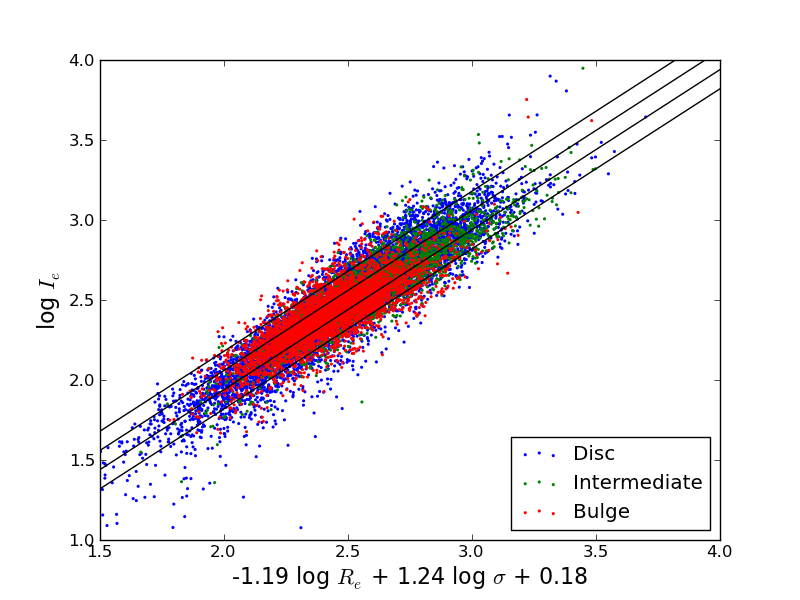

Python code for this plot:

import matplotlib.pyplot as plt
import scipy as scipy
import numpy as np
import csv

# import the data from csv files

FP = csv.reader(open("/home/ant/Research/fp_proj/data/Quiescents_FP.csv"))
EW = csv.reader(open("/home/ant/Research/fp_proj/data/Quiescents_EW.csv"))
ID = csv.reader(open("/home/ant/Research/fp_proj/data/Quiescents_ID.csv"))
AB = csv.reader(open("/home/ant/Research/fp_proj/data/Quiescents_AB.csv"))
Luc = csv.reader(open("/home/ant/Research/fp_proj/data/Quiescents_Luc.csv"))
petro = csv.reader(open("/home/ant/Research/fp_proj/data/Quiescents_petro.csv"))
petro_phy = csv.reader(open("/home/ant/Research/fp_proj/data/Quiescents_petro_phy.csv"))
morph = csv.reader(open("/home/ant/Research/fp_proj/data/Quiescents_morph.csv"))

# put the data into seperate tuples

Re, Re_err, Ie, Ie_err, Vdisp, Vdisp_err = zip(*FP)
EW_Halpha, EW_Halpha_err, EW_OII, EW_OII_err = zip(*EW)
RA, Dec, plate, MJD, fiber = zip(*ID)
AB_deV, AB_deV_err = zip(*AB)
BT, s2 = zip(*Luc)
R50, R90, cons = zip(*petro)
r50_phy, r90_phy = zip(*petro_phy)
Sersic_n, fracDeV = zip(*morph)

# put the data into seperate arrays

Re = np.array(Re, dtype='float')
Re_err = np.array(Re_err, dtype='float')
Ie = np.array(Ie, dtype='float')
Ie_err = np.array(Ie_err, dtype='float')
Vdisp = np.array(Vdisp, dtype='float')
Vdisp_err = np.array(Vdisp_err, dtype='float')

EW_Halpha = np.array(EW_Halpha, dtype='float')
EW_Halpha_err = np.array(EW_Halpha_err, dtype='float')
EW_OII = np.array(EW_OII, dtype='float')
EW_OII_err = np.array(EW_OII_err, dtype='float')
'''
RA = np.array(RA, dtype='float')
Dec = np.array(Dec, dtype='float')
plate = np.array(plate, dtype='float')
MJD = np.array(MJD, dtype='float')
fiber = np.array(fiber, dtype='float')
'''
AB_deV = np.array(AB_deV, dtype='float')
AB_deV_err = np.array(AB_deV_err, dtype='float')

BT = np.array(BT, dtype='float')
s2 = np.array(s2, dtype='float')

R50 = np.array(R50, dtype='float')
R90 = np.array(R90, dtype='float')
cons = np.array(cons, dtype='float')

r50_phy = np.array(r50_phy, dtype='float')
r90_phy = np.array(r90_phy, dtype='float')

Sersic_n = np.array(Sersic_n, dtype='float')
fracDeV = np.array(fracDeV, dtype='float')

Index = np.arange(len(RA))

# Now get a best fit plane of logIe vs. logRe & logVdisp

from scipy import optimize

logVdisp = np.log10(Vdisp)
logRe = np.log10(Re)
logIe = np.log10(Ie)
logIe_err = Ie_err / Ie

fitfunc = lambda p, x1, x2: p[0] + p[1]*x1 + p[2]*x2
errfunc = lambda p, x1, x2, y, err: (y - fitfunc(p,x1,x2))/err

guess = [1.0, -1.0, -1.0]

out = optimize.leastsq(errfunc, guess, args=(logRe, logVdisp, logIe, logIe_err), full_output = 1)

coeff = out[0]
covar = out[1]

print "Plane of best fit:   log(Ie) = {0} log(Re) + {1} log(Vdisp) + {2}".format(round(coeff[1],2),round(coeff[2],2),round(coeff[0],2))

# get a line of best fit

best_fit = coeff[0] + coeff[1]*logRe + coeff[2]*logVdisp

xR_range = max(logRe) - min(logRe)
xV_range = max(logVdisp) - min(logVdisp)

xR_step = 0.1
xV_step = xR_step/(xR_range/xV_range)

xR = np.arange(min(logRe),max(logRe),xR_step)
xV = np.arange(min(logVdisp),max(logVdisp),xV_step)

best_fit_line = coeff[0] + coeff[1]*xR + coeff[2]*xV

# from now on logIe ---> Ie,  logRe ---> Re,   logVdisp ---> Vdisp


A = BT

not_B = np.where(A <= 0.5)[0]
B_Index = np.delete(Index, not_B)
B = np.delete(s2, not_B)
B_AB_deV = np.delete(AB_deV, not_B)
B_cons = np.delete(cons, not_B)

not_K = np.where(B > 0.08)[0]
K_Index = np.delete(B_Index, not_K)
K = np.delete(B_AB_deV, not_K)
KB_cons = np.delete(B_cons, not_K)

not_D = np.where(K <= 0.65)[0]
D_Index = np.delete(K_Index, not_D)
D = np.delete(KB_cons, not_D)

not_Bulge = np.where(D <= 2.9)[0]
Bulge = np.delete(D_Index, not_Bulge)  # Indecies of Bulge Galaxies

dummy_K = (K > 0.45) & (K <= 0.65)
Int_K = K_Index[np.where(dummy_K)]

Int_D = D_Index[np.where(D <= 2.29)]

Intermediate = np.concatenate([Int_K, Int_D]) # Indecies of Intermediate Galaxies

Disc = np.delete(Index, np.concatenate([Bulge,Intermediate]))  # Indecies of Disc Galaxies

not_Disc = np.delete(Index, Disc)
s2_Disc = np.delete(s2, not_Disc)

Unsmooth_Disc = Disc[np.where(s2_Disc > 0.08)[0]] # Indecies of Unsmooth_Disc Galaxies

Smooth_Disc = Disc[np.where(s2_Disc <= 0.08)[0]] # Indecies of Smooth_Disc Galaxies
'''
loc_disc = np.array([RA[Disc],DEC[Disc]]).T
loc_int = np.array([RA[Intermediate],DEC[Intermediate]]).T
loc_bulge = np.array([RA[Bulge],DEC[Bulge]]).T

np.savetxt('loc_Jdisc.dat',loc_disc,fmt='%10.6f')
np.savetxt('loc_Jintermediat.dat',loc_int,fmt='%10.6f')
np.savetxt('loc_Jbulge.dat',loc_bulge,fmt='%10.6f')
'''
# Get FP parameters for each morphological type

Re_disc = np.delete(logRe, np.concatenate([Bulge,Intermediate]))
Re_int = np.delete(logRe, np.concatenate([Bulge,Disc]))
Re_bulge = np.delete(logRe, np.concatenate([Intermediate,Disc]))

Ie_disc = np.delete(logIe, np.concatenate([Bulge,Intermediate]))
Ie_int = np.delete(logIe, np.concatenate([Bulge,Disc]))
Ie_bulge = np.delete(logIe, np.concatenate([Intermediate,Disc]))

Vdisp_disc = np.delete(logVdisp, np.concatenate([Bulge,Intermediate]))
Vdisp_int = np.delete(logVdisp, np.concatenate([Bulge,Disc]))
Vdisp_bulge = np.delete(logVdisp, np.concatenate([Intermediate,Disc]))

best_fit_disc = np.delete(best_fit, np.concatenate([Bulge,Intermediate]))
best_fit_int = np.delete(best_fit, np.concatenate([Bulge,Disc]))
best_fit_bulge = np.delete(best_fit, np.concatenate([Intermediate,Disc]))

# Split each morph type into low, mid and high SB. call them a, b, and c respectively

# disc

Delta_Ie_disc = Ie_disc - best_fit_disc

a_cuts = (Delta_Ie_disc >= -0.06) | (Delta_Ie_disc <= -0.18)
not_a = np.where(a_cuts)[0]
a_Ie_disc = np.delete(Ie_disc, not_a)
a_Re_disc = np.delete(Re_disc, not_a)
a_Vdisp_disc = np.delete(Vdisp_disc, not_a)
a_plate = np.delete(plate, not_a)
a_MJD = np.delete(MJD, not_a)
a_fiber = np.delete(fiber, not_a)
a_Index = np.delete(Index, not_a)

b_cuts = (Delta_Ie_disc < -0.06) | (Delta_Ie_disc > 0.06)
not_b = np.where(b_cuts)[0]
b_Ie_disc = np.delete(Ie_disc, not_b)
b_Re_disc = np.delete(Re_disc, not_b)
b_Vdisp_disc = np.delete(Vdisp_disc, not_b)
b_plate = np.delete(plate, not_b)
b_MJD = np.delete(MJD, not_b)
b_fiber = np.delete(fiber, not_b)
b_Index = np.delete(Index, not_b)

c_cuts = (Delta_Ie_disc <= 0.06) | (Delta_Ie_disc >= 0.18)
not_c = np.where(c_cuts)[0]
c_Ie_disc = np.delete(Ie_disc, not_c)
c_Re_disc = np.delete(Re_disc, not_c)
c_Vdisp_disc = np.delete(Vdisp_disc, not_c)
c_plate = np.delete(plate, not_c)
c_MJD = np.delete(MJD, not_c)
c_fiber = np.delete(fiber, not_c)
c_Index = np.delete(Index, not_c)

# intermediate

Delta_Ie_int = Ie_int - best_fit_int

a_cuts = (Delta_Ie_int >= -0.06) | (Delta_Ie_int <= -0.18)
not_a = np.where(a_cuts)[0]
a_Ie_int = np.delete(Ie_int, not_a)
a_Re_int = np.delete(Re_int, not_a)
a_Vdisp_int = np.delete(Vdisp_int, not_a)
a_plate = np.delete(plate, not_a)
a_MJD = np.delete(MJD, not_a)
a_fiber = np.delete(fiber, not_a)
a_Index = np.delete(Index, not_a)

b_cuts = (Delta_Ie_int < -0.06) | (Delta_Ie_int > 0.06)
not_b = np.where(b_cuts)[0]
b_Ie_int = np.delete(Ie_int, not_b)
b_Re_int = np.delete(Re_int, not_b)
b_Vdisp_int = np.delete(Vdisp_int, not_b)
b_plate = np.delete(plate, not_b)
b_MJD = np.delete(MJD, not_b)
b_fiber = np.delete(fiber, not_b)
b_Index = np.delete(Index, not_b)

c_cuts = (Delta_Ie_int <= 0.06) | (Delta_Ie_int >= 0.18)
not_c = np.where(c_cuts)[0]
c_Ie_int = np.delete(Ie_int, not_c)
c_Re_int = np.delete(Re_int, not_c)
c_Vdisp_int = np.delete(Vdisp_int, not_c)
c_plate = np.delete(plate, not_c)
c_MJD = np.delete(MJD, not_c)
c_fiber = np.delete(fiber, not_c)
c_Index = np.delete(Index, not_c)

# bulge

Delta_Ie_bulge = Ie_bulge - best_fit_bulge

a_cuts = (Delta_Ie_bulge >= -0.06) | (Delta_Ie_bulge <= -0.18)
not_a = np.where(a_cuts)[0]
a_Ie_bulge = np.delete(Ie_bulge, not_a)
a_Re_bulge = np.delete(Re_bulge, not_a)
a_Vdisp_bulge = np.delete(Vdisp_bulge, not_a)
a_plate = np.delete(plate, not_a)
a_MJD = np.delete(MJD, not_a)
a_fiber = np.delete(fiber, not_a)
a_Index = np.delete(Index, not_a)

b_cuts = (Delta_Ie_bulge < -0.06) | (Delta_Ie_bulge > 0.06)
not_b = np.where(b_cuts)[0]
b_Ie_bulge = np.delete(Ie_bulge, not_b)
b_Re_bulge = np.delete(Re_bulge, not_b)
b_Vdisp_bulge = np.delete(Vdisp_bulge, not_b)
b_plate = np.delete(plate, not_b)
b_MJD = np.delete(MJD, not_b)
b_fiber = np.delete(fiber, not_b)
b_Index = np.delete(Index, not_b)

c_cuts = (Delta_Ie_bulge <= 0.06) | (Delta_Ie_bulge >= 0.18)
not_c = np.where(c_cuts)[0]
c_Ie_bulge = np.delete(Ie_bulge, not_c)
c_Re_bulge = np.delete(Re_bulge, not_c)
c_Vdisp_bulge = np.delete(Vdisp_bulge, not_c)
c_plate = np.delete(plate, not_c)
c_MJD = np.delete(MJD, not_c)
c_fiber = np.delete(fiber, not_c)
c_Index = np.delete(Index, not_c)

# graph the FP with colors representing the diffrent morph types
# red:bulge, green:intermediate, blue:disc

plt.scatter(best_fit_disc, Ie_disc, c='b',marker='.',edgecolors='none',label='Disc')
plt.scatter(best_fit_int, Ie_int, c='g',marker='.',edgecolors='none',label='Intermediate')
plt.scatter(best_fit_bulge, Ie_bulge, c='r',marker='.',edgecolors='none',label='Bulge')
plt.plot(best_fit_line, -0.18 + best_fit_line, 'k-',
         best_fit_line, -0.06 + best_fit_line, 'k-',
        best_fit_line, 0.06 + best_fit_line, 'k-',
         best_fit_line, 0.18 + best_fit_line, 'k-')
plt.axis([1.5, 4.0, 1.0, 4.0])
plt.xlabel('{0} log $R_e$ + {1} log $\sigma$ + {2}'.format(round(coeff[1], 2), round(coeff[2], 2), round(coeff[0], 2)),fontsize=16)
plt.ylabel('log $I_e$',fontsize=16)
plt.legend(loc='lower right')
plt.show()
